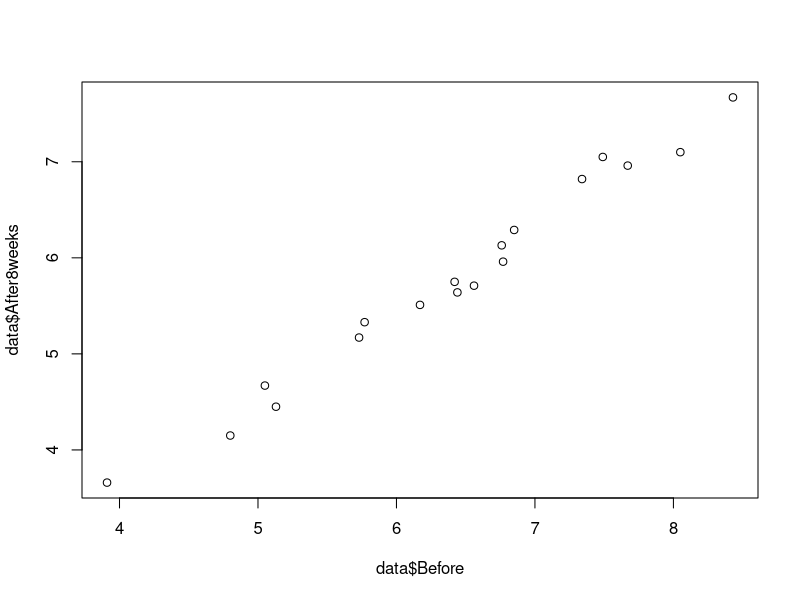

Write the R code that produced this figure.
## ---- chunk 1
data = read.table("cholesterol.txt")
head(data)
## ---- chunk 2
cor(data$Before, data$After8weeks)
## ---- chunk 3
plot(data$Before, data$After8weeks)
